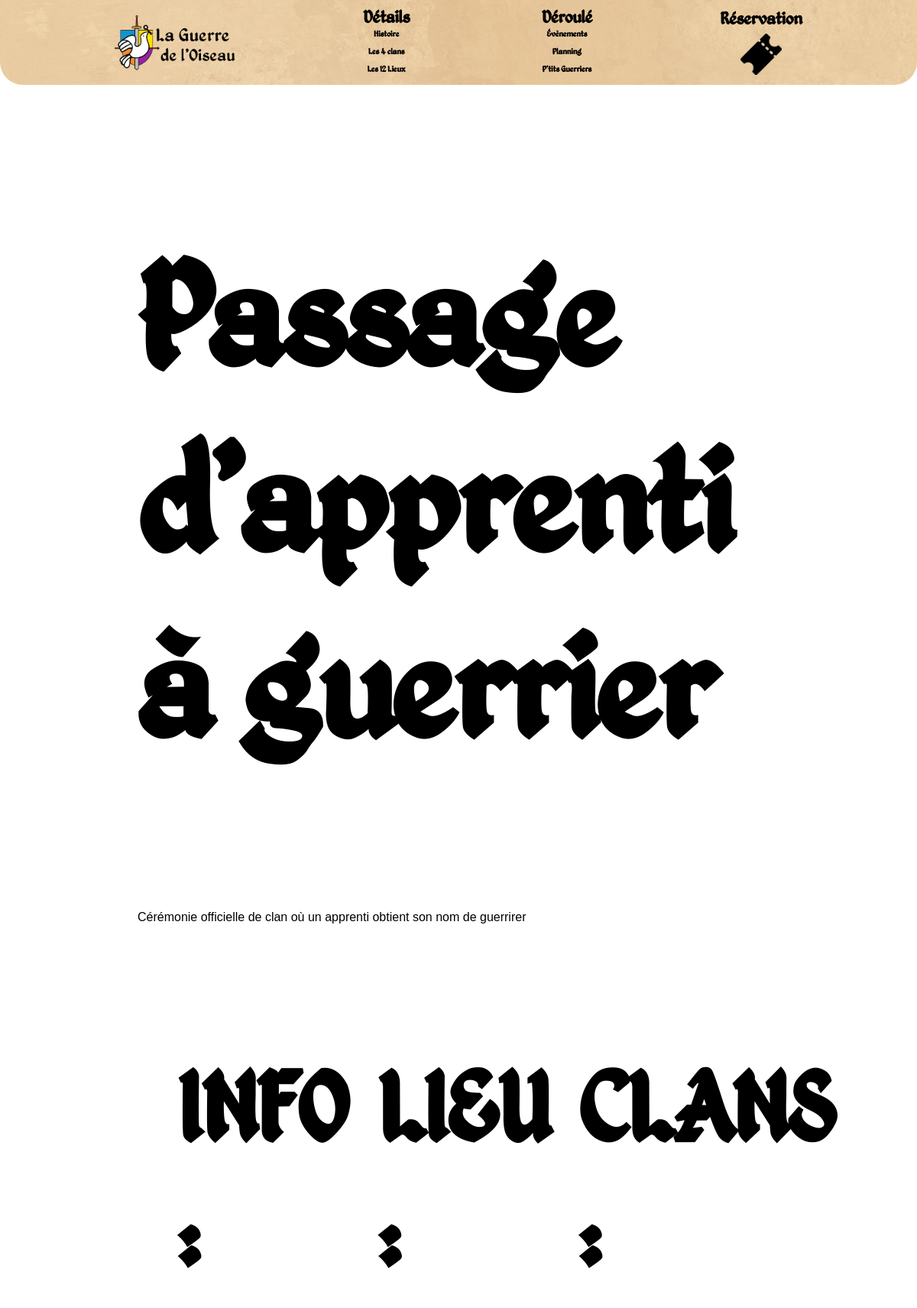
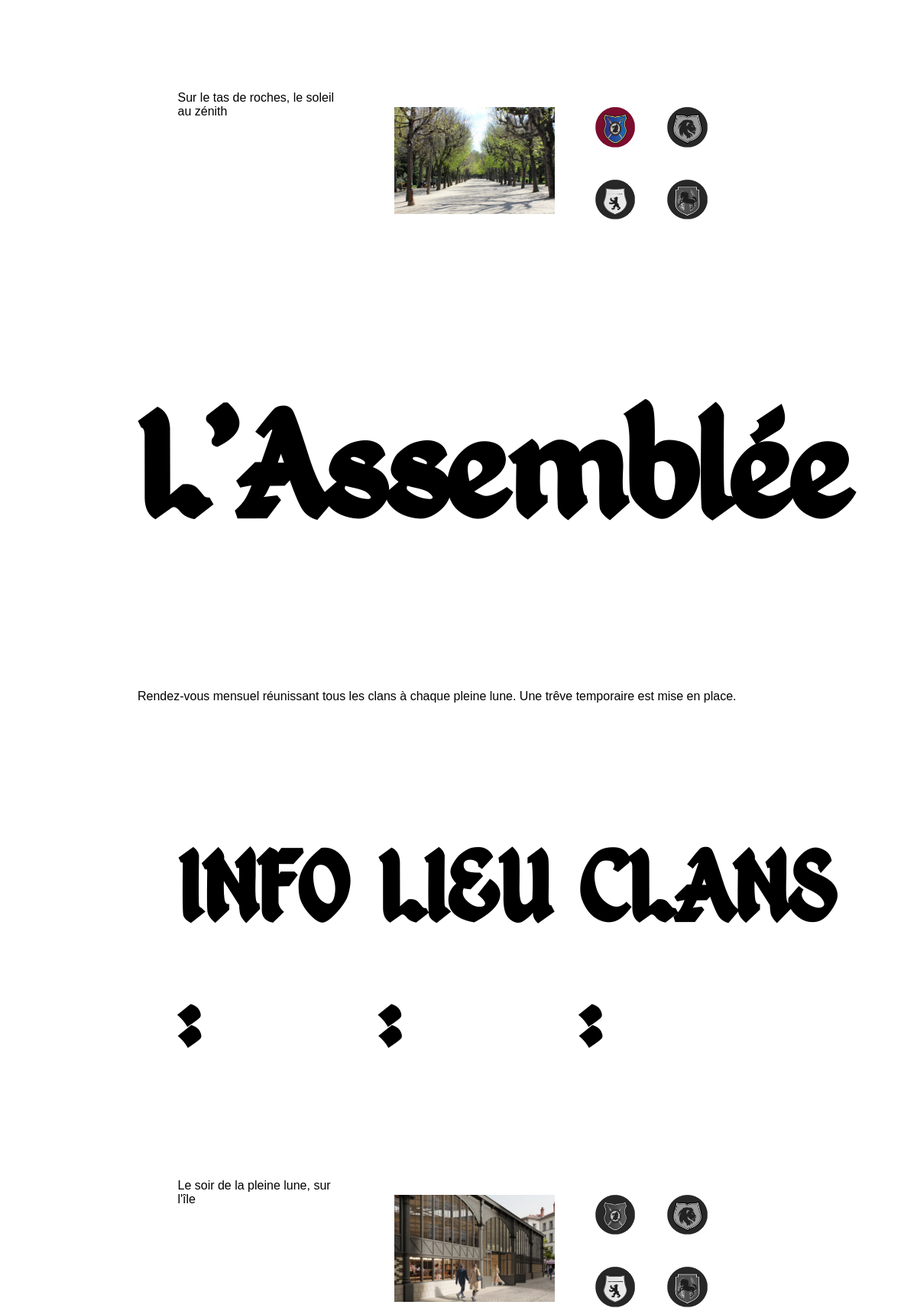
The page /deroule.php (upper part) on the database its author committed (2 pictures, top to bottom).
### tables this page shows
CREATE TABLE `event` (
  `id_event` int(11) NOT NULL,
  `titre` varchar(255) NOT NULL,
  `description` text NOT NULL,
  `info` text NOT NULL,
  `id_lieu` int(11) NOT NULL
);

CREATE TABLE `lieu` (
  `id_lieu` int(11) NOT NULL,
  `titre` varchar(60) NOT NULL,
  `description` text NOT NULL,
  `img` varchar(255) NOT NULL
);

### POO/event.php (the view, shortened to what this page needs)
<?php
class Event {
    public $titre = "" ;
    public $bio = "" ;
    public $info = "" ;
    public $lieu = array() ;
    public $clans = array() ;
    public function __construct($id) {
        $this->connexion = new PDO('mysql:host=localhost;port=3306;dbname=sae301','root','') ;
        $requete = 'SELECT * FROM event WHERE id_event="'.$id.'"' ;
        $resultats = $this->connexion->query($requete) ;
        $tableau = $resultats->fetchAll() ;
        $this->titre = $tableau[0]["titre"] ;
        $this->bio = $tableau[0]["description"] ;
        $this->info = $tableau[0]["info"] ;
        $requete = 'SELECT id_lieu,img,titre FROM lieu WHERE id_lieu="'.$tableau[0]["id_lieu"].'"' ;
        $resultats = $this->connexion->query($requete) ;
        $tableau2 = $resultats->fetchAll() ;
        $this->lieu = $tableau2[0] ;
        $requete = 'SELECT id_clan FROM clan_event WHERE id_event="'.$id.'"' ;
        $resultats = $this->connexion->query($requete) ;
        $tableau2 = $resultats->fetchAll() ;
        $this->clans = $tableau2 ;
    }
    function afficher () {
        $exist = array(
                1 => 'class="paspresent"',
                2 => 'class="paspresent"',
                3 => 'class="paspresent"',
                4 => 'class="paspresent"'
        ) ;
        foreach ($this->clans as $i) {
            $exist[$i["id_clan"]] = '';
        }
        echo ('
        <div>
            <h2>'.$this->titre.'</h2>
            <p>'.$this->bio.'</p>
            <div class="troislignes">
                <div>
                    <h3>INFO :</h3>
                    '.$this->info.'
                </div>
                <div>
                    <h3>LIEU :</h3>
                    <img src="'.$this->lieu["img"].'" class="lieu">
                </div>
                <div>
                    <h3>CLANS :</h3>
                    <div class="clans">
                        <img src="Illustrations/Deroule/rondmorafen.png" '.$exist[1].'alt="Morafen">
                        <img src="Illustrations/Deroule/rondliostra.png" '.$exist[2].'alt="Liostra">
                        <img src="Illustrations/Deroule/rondpaylen.png" '.$exist[3].'alt="Paylen">
                        <img src="Illustrations/Deroule/rondviguera.png" '.$exist[4].'alt="Viguera">
                    </div>
                </div>
            </div>
        </div>') ;
    }
}
?>

### deroule.php (shortened to what this page needs)
<?php
require_once("POO/event.php") ;
?>
<!DOCTYPE html>
<html>
<head>
	<link href="Deroule/general.css" rel="stylesheet">
	<link href="Commun-Aux-Pages/header.css" rel="stylesheet">
	<link href="global.css" rel="stylesheet">
</head>
<body>
<header>
	<?php require_once("Commun-Aux-Pages/header.php") ;?>
</header>
<main>
	<?php require_once("Deroule/incl.php") ;?>
</main>
</body>
</html>

### Commun-Aux-Pages/header.php
<nav>
    <ul class="ListeGlobale">
        <li class="ChoixPrincipal"><a href="index.php"><img class="logo" src="Illustrations/Commun-Aux-Pages/logoheader.png" alt="Logo du Titre"></a></li>
        <li class="ChoixPrincipal">
            <a class="LienPrincipal" href="description.php">Détails</a><br>
            <a class="LienSecondaire" href="description.php#cestQuoiLeGn">Histoire</a><br>
            <a class="LienSecondaire" href="description.php#clans">Les 4 clans</a><br>
            <a class="LienSecondaire" href="description.php#lieux">Les 12 Lieux</a>
        </li>
        <li class="ChoixPrincipal">
            <a class="LienPrincipal" href="deroule.php">Déroulé</a><br>
            <a class="LienSecondaire" href="deroule.php#attaque-chateau"> Évènements</a><br>
            <a class="LienSecondaire" href="deroule.php#recap">Planning</a><br>
            <a class="LienSecondaire" href="deroule.php#petits">P'tits Guerriers</a>
        </li>
        <li class="ChoixPrincipal"><a href="formulaire.php">Réservation<br><img class="ticket" src="Illustrations/Commun-Aux-Pages/ticket.png" alt="Icone ticket"></a></li>
    </ul>
</nav>

### Deroule/incl.php (shortened to what this page needs)
<section id="attaque-chateau">
	<?php require_once("Deroule/attaque-chateau.php") ;?>
</section>

### Deroule/attaque-chateau.php
<div>
<?php
$connexion = new PDO('mysql:host=localhost;port=3306;dbname=sae301','root','') ;
$requete = 'SELECT id_event FROM event' ;
$resultats = $connexion->query($requete) ;
$tableau = $resultats->fetchAll() ;
$tableauEvent = [] ;
foreach($tableau as $i) {
    $tableauEvent[] = new Event($i["id_event"]) ;
}
foreach($tableauEvent as $i) {
    $i->Afficher() ;
}
?>
</div>

### Commun-Aux-Pages/header.css (style rules this page uses)
header .ticket { height: 4.5vw; padding-top: 1vw; }
header .logo { height: 6vw; padding: 0; }
header li { list-style-type: none; }
header .ListeGlobale { background-image:url("../Illustrations/Commun-Aux-Pages/livre2.jpg"); background-size: 100%; display: flex; align-items: center; text-align: center; justify-content: space-evenly; padding: 0; margin: 0; border-radius: 0 0 2.5vw 2.5vw; }
header a { color: black; text-decoration: none; }
header .ChoixPrincipal { font-family: Kingthings; font-size: 25px; font-weight: bold; line-height: 1.5vw; justify-content: center; padding: 1vw; gap: 0px; }
header .LienPrincipal { padding: 5px; }
header .LienSecondaire { padding: 3px; font-size: 1vw; margin: 0; }

### global.css (style rules this page uses)
body { font-family: Arial, Helvetica, sans-serif; margin : 0; padding : 0; }
h2 { font-family: Kingthings; font-size: 3vmax; }
h3 { font-family:Kingthings; font-size: 2vmax; }

### Deroule/attaque-chateau.css (style rules this page uses)
#attaque-chateau>div { width: 70vw; }
#attaque-chateau { display: flex; justify-content: center; }
#attaque-chateau .troislignes { display:flex; justify-content: space-evenly; }
#attaque-chateau .troislignes>div { width: 25%; }
#attaque-chateau .paspresent { filter: grayscale(10); }
#attaque-chateau img { width: 25%; margin:10%; }
#attaque-chateau .lieu { width:100%; }
#attaque-chateau .clans { display:flex; flex-wrap: wrap; }

### rows shown on the page
event: titre "Passage d'apprenti à guerrier", description "Cérémonie officielle de clan où un apprenti obtient son nom de guerrirer", info "Sur le tas de roches, le soleil au zénith", id_lieu.img (picture)
event: titre "L'Assemblée", description "Rendez-vous mensuel réunissant tous les clans à chaque pleine lune. Une trêve temporaire est mise en place.", info "Le soir de la pleine lune, sur l'île", id_lieu.img (picture)
